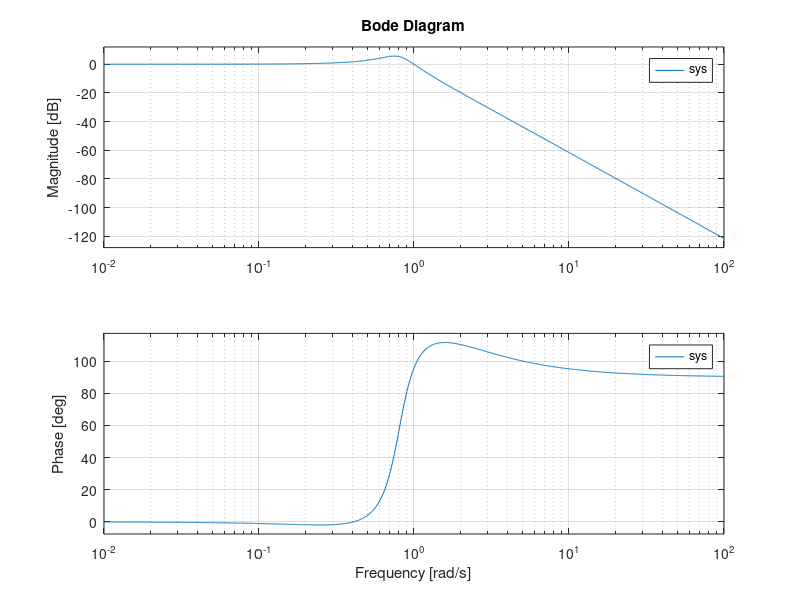
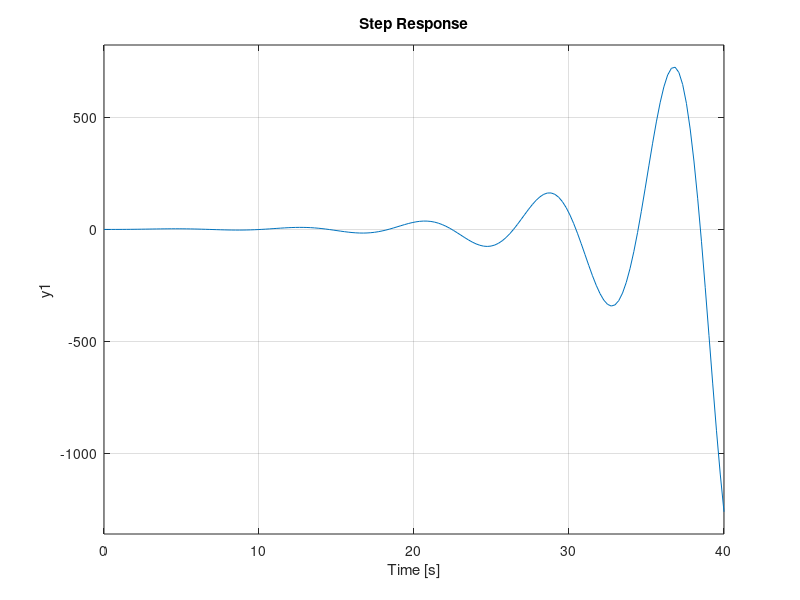

These charts were generated, in order, by the following MATLAB code:
clc;
close all;
clear;

% Parametre
T1=4;  
T2=1.5;   
svar ='j';

disp('Tast inn verdien til K og avslutt med Enter.');
disp(' ');

while strcmp(svar,'j'),

   K=input(' K :');
   
   num=K;
   den=[T1*T2 (T1+T2) 1 K];
   sys=tf(num,den);  

   figure(1);
   hold on 
   %%%%%%%%%%%%%%%%%%%%%%%%%%%%%%%%%%%%%%%%%%%%%%%%%%%%%%%%%%%%%%%%%%%

   % LEGG TIL DEN ENE PROGRAMMLINJEN HER
   bode(sys);

  %%%%%%%%%%%%%%%%%%%%%%%%%%%%%%%%%%%%%%%%%%%%%%%%%%%%%%%%%%%%%%%%%%%%

  figure(2);
  hold on
  step(sys); 	% sprangrespons
  svar=input('En gang til (j/n) ?','s');

end

